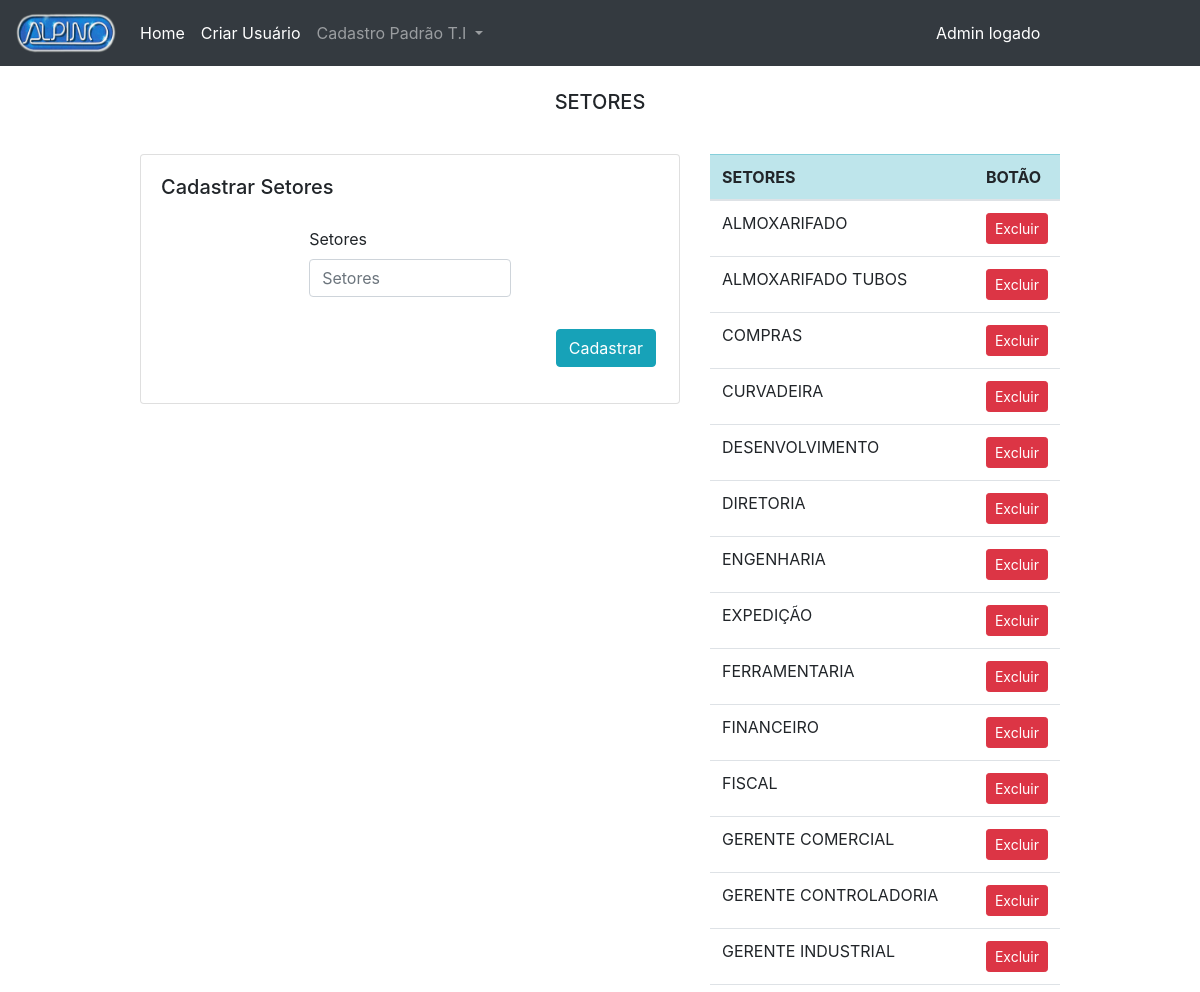
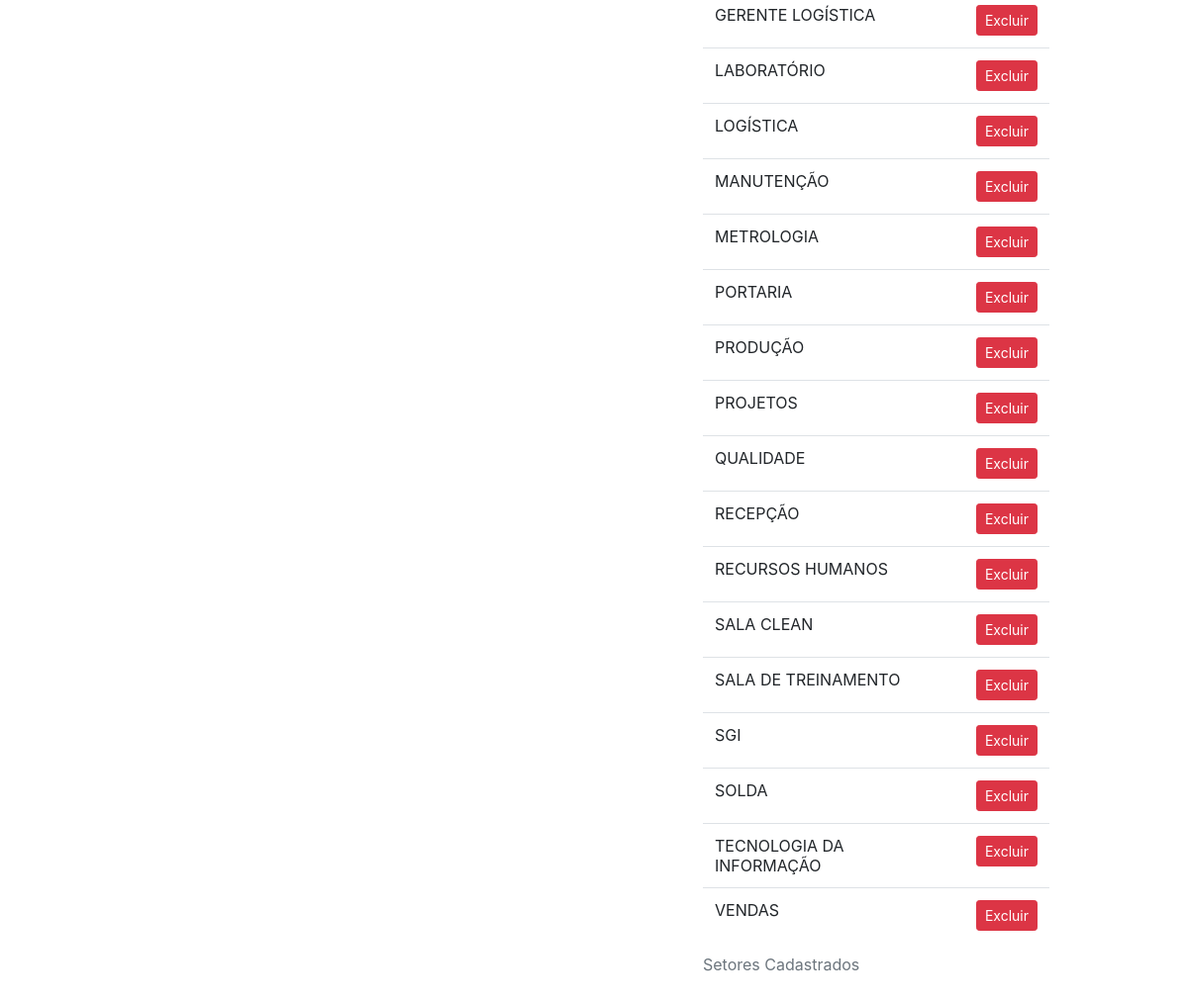
The page /public/pags/admin/registerStandard/registerSetores.php on the database its author committed (2 pictures, top to bottom).
### tables this page shows
CREATE TABLE `setor` (
  `id` int(10) UNSIGNED NOT NULL,
  `setor` varchar(45) NOT NULL
);

### public/pags/admin/registerStandard/registerSetores.php (the view, shortened to what this page needs)
<?php
    include_once("../../../../src/config/conexaodb.php");
    $coleta = mysqli_query($conn, "SELECT * FROM setor order by setor asc");
?>
<html lang="pt-br">
<head>
    <link rel="stylesheet" href="../../../../node_modules/bootstrap/dist/css/bootstrap.css">
</head>
<body>
    <?php
        include_once '../include/nav_register.php';
    ?>
    <div class="container">
        <div class="row">
            <div class="col">
                <div class="py-3 text-center">
                    <h5 class="display-5 m-2">SETORES</h5>
                </div>
            </div>
        </div>
        <div class="row justify-content-center">
            <div class="col-md-6">
                <div class="py-3">
                    <div class="card">
                        <div class="card-body">
                            <h5 class="card-title">Cadastrar Setores</h5>
                            <div class="row">
                                <div class="col">
                                    <form action="../../../../src/db/admin/setor/insert.php" method="POST">
                                        <div class="form-row justify-content-center">
                                            <div class="form-group col-md-5">
                                                <label for="inputSetor" class="pt-3">Setores</label>
                                                <input type="text" name="inputSetor" class="form-control" placeholder="Setores">
                                            </div>
                                        </div>
                                        <div class="pt-3">
                                            <div class="form-row justify-content-end">
                                                <button type="submit" class="btn btn-info mr-2">Cadastrar</button>
                                            </div>
                                        </div>
                                    </form>
                                </div>
                            </div>
                        </div>
                    </div>
                </div>
            </div>
            <div class="col-md-4">
                <div class="py-3">
                    <table class="table">
                        <caption>Setores Cadastrados</caption>
                        <thead>
                            <tr class="table-info">
                                <th scope="col">SETORES</th>
                                <th scope="col">BOTÃO</th>
                            </tr>
                        </thead>
                        <tbody>
                            <?php while($linha = mysqli_fetch_assoc($coleta)) { ?>
                            <tr>
                               <td>
                                    <?php echo $linha['setor']; ?>
                               </td>
                               <td>
                                    <a href="../../../../src/db/admin/setor/delete.php?id=<?php echo $linha['id']; ?>">
                                        <button type="button" class="btn btn-danger btn-sm">Excluir</button>
                                    </a>
                               </td>
                            </tr>
                            <?php } ?>
                        </tbody>
                    </table>
                </div>
            </div>
        </div>
    </div>
</body>
</html>

### rows shown on the page
setor: setor "ALMOXARIFADO"
setor: setor "ALMOXARIFADO TUBOS"
setor: setor "COMPRAS"
setor: setor "CURVADEIRA"
setor: setor "DESENVOLVIMENTO"
setor: setor "DIRETORIA"
setor: setor "ENGENHARIA"
setor: setor "EXPEDIÇÃO"
setor: setor "FERRAMENTARIA"
setor: setor "FINANCEIRO"
setor: setor "FISCAL"
setor: setor "GERENTE COMERCIAL"
setor: setor "GERENTE CONTROLADORIA"
setor: setor "GERENTE INDUSTRIAL"
setor: setor "GERENTE LOGÍSTICA"
setor: setor "LABORATÓRIO"
setor: setor "LOGÍSTICA"
setor: setor "MANUTENÇÃO"
setor: setor "METROLOGIA"
setor: setor "PORTARIA"
setor: setor "PRODUÇÃO"
setor: setor "PROJETOS"
setor: setor "QUALIDADE"
setor: setor "RECEPÇÃO"
setor: setor "RECURSOS HUMANOS"
setor: setor "SALA CLEAN"
setor: setor "SALA DE TREINAMENTO"
setor: setor "SGI"
setor: setor "SOLDA"
setor: setor "TECNOLOGIA DA INFORMAÇÃO"
setor: setor "VENDAS"
